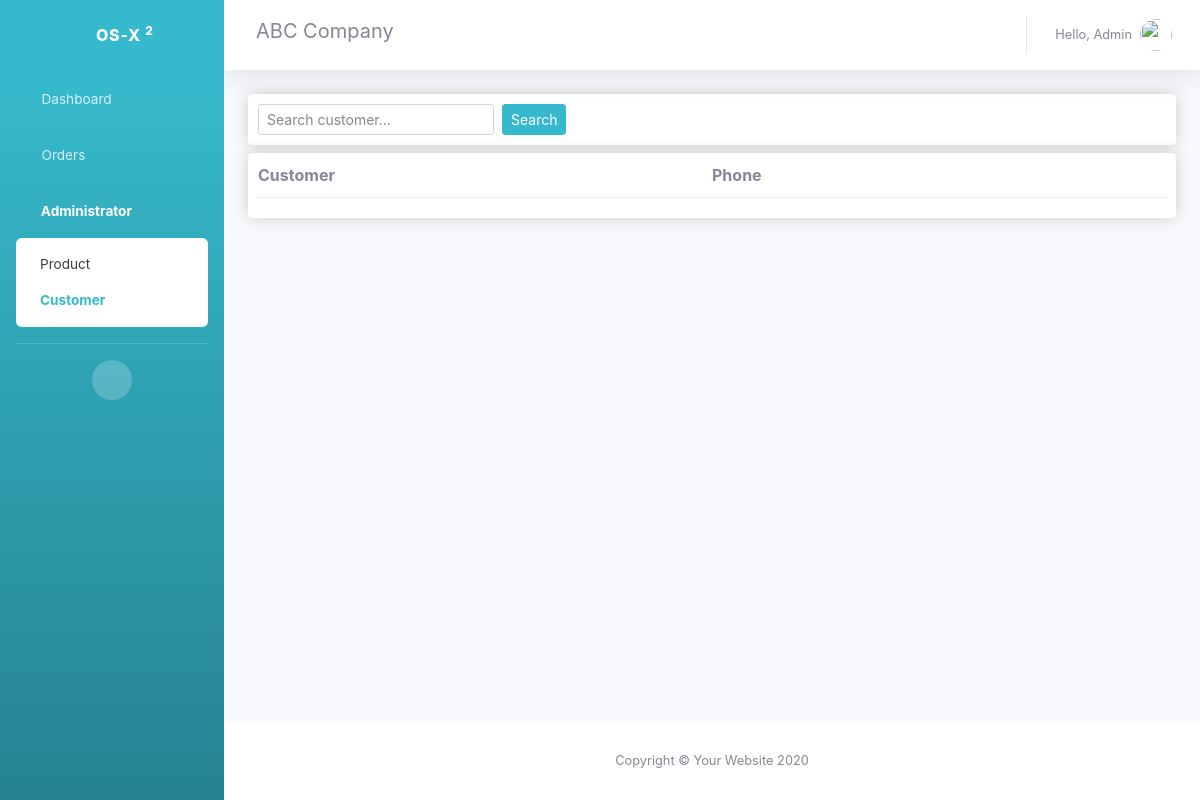
The page /customer_form/ (signed in) on the database as committed earlier.
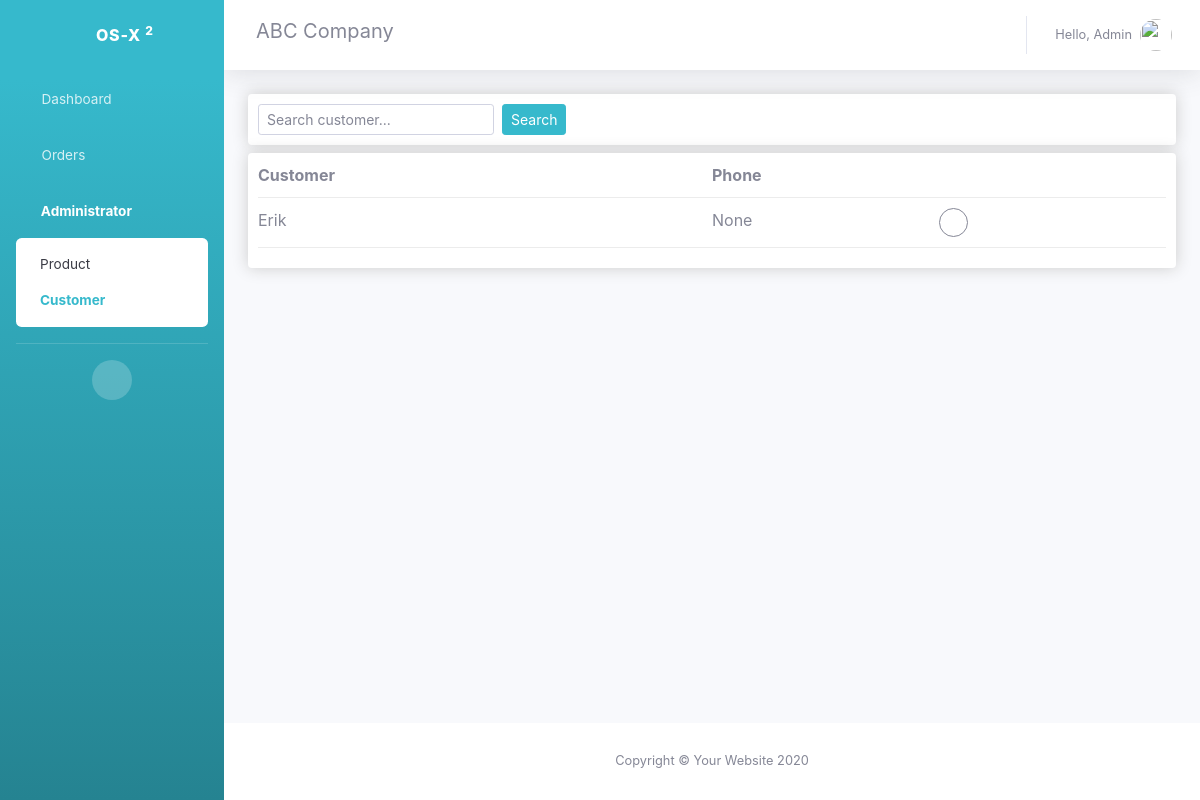
The same page on the database as committed later.
### accounts/models.py (models this page shows, shortened)
class Customer(models.Model):
    user = models.OneToOneField(
        User, null=True, blank=True, on_delete=models.CASCADE)
    name = models.CharField(max_length=255, null=True)
    phone = models.CharField(max_length=255, null=True)

### accounts/views.py (the view)
# urls.py: path('customer_form/', views.customer_form, name="customer_form"),
def customer_form(request):
     customers = Customer.objects.get_queryset().order_by('name')
     customerFilter = CustomerFilter(request.GET, queryset=customers)
     customers = customerFilter.qs
     customerPaginator = Paginator(customers, 10)
     customer_page_number = request.GET.get('page')
     try:
        customers = customerPaginator.page(customer_page_number)
     except PageNotAnInteger:
        customers = customerPaginator.page(1)
     except EmptyPage:
        customers = customerPaginator.page(customerPaginator.num_pages)
     context = { 'customers': customers, 'customerFilter': customerFilter}
     return render(request, 'accounts/customer_template.html', context)

### accounts/templates/accounts/customer_template.html (shortened to what this page needs)
{% extends 'accounts/main.html' %}
{% load crispy_forms_tags %}
{% load static %}
{% block content %}
<div class="box-element">
    <div class="row">
        <div class="col-6">
            <form class="form-inline" action="" method="GET">
                {{ customerFilter.form | crispy }}
                <button type="submit" class="btn btn-info btn-sm ml-2">Search</button>
            </form>
        </div>
    </div>
</div>
<div class="box-element mt-2">
    <div class="cart-row">
        <div style="flex: 2"><strong>Customer</strong></div>
        <div style="flex: 1"><strong>Phone</strong></div>
        <div style="flex: 1"></div>
    </div>
    {% for customer in customers %}
    <div class="cart-row">
        <div style="flex: 2">{{customer.name | title}}</div>
        <div style="flex: 1">{{customer.phone}}</div>
        <div style="flex: 1">
            <a href="{% url 'update_customer' customer.id %}"
                class="btn btn-circle btn-outline-secondary add-btn btn-sm"><i class="fa fa-pen"></i></a>
        </div>
    </div>
    {% endfor %}
</div>
{% endblock %}

Rows that differ between the two databases and show on the page:
added Customer: name "Erik", phone "None"
